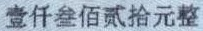
#> input picture tesk2/tool_code/test_try/test/img_ch/test.jpg, 203 x 31 px, found by its file name
$ python Img_change.py
#> lines starting #> are read from the running program, lines starting #| are printed output that depends on the picture; after the words box and inside, x2 and y2 are one past the last pixel; in counts of white or black regions, pixels touching at a corner belong together
#> further down, input_img is the input picture: shape (31, 203, 3); mean B, G, R 184.8, 169, 153.7
# Learner: 王振强
# Learn Time: 2021/11/13 16:54
import cv2
import numpy as np
import random

# 提取红色印章
def remove_red_seal(input_img):
    # 分离图片的通道
    blue_c, green_c, red_c = cv2.split(input_img)
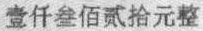
#> blue_c: shape (31, 203); min 60, max 249, mean 184.8
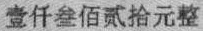
#> red_c: shape (31, 203); min 33, max 220, mean 153.7
    #利用大津法自动选择阈值
    thresh, ret = cv2.threshold(red_c, 0, 255,cv2.THRESH_OTSU)
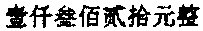
#> ret: shape (31, 203); 67.9% white; 9 black regions, largest, box (x1, y1, x2, y2) and area: (6, 4, 28, 29) 321, (177, 4, 200, 27) 320, (103, 5, 126, 28) 272
#> thresh = 139
    #对阈值进行调整
    filter_condition = int(thresh * 0.90)
#> filter_condition = 125
    #移除红色的印章
    _, red_thresh = cv2.threshold(red_c, filter_condition, 255, cv2.THRESH_BINARY)
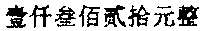
#> red_thresh: shape (31, 203); 73.5% white; 9 black regions (1 under 20 px), largest, box (x1, y1, x2, y2) and area: (177, 5, 199, 26) 277, (6, 5, 28, 28) 273, (104, 5, 126, 27) 237
    # 把图片转回3通道
    result_img = np.expand_dims(red_thresh, axis=2)
    result_img = np.concatenate((result_img, result_img, result_img), axis=-1)

    return result_img

# 添加噪点
def add_noise(img):
    img_temp = img.copy()
    for i in range(100):  # 添加点噪声
        temp_x = np.random.randint(0, img_temp.shape[0])
        temp_y = np.random.randint(0, img_temp.shape[1])
        img_temp[temp_x][temp_y] = 255
    return img_temp


# 定义缩放resize函数
def resize(image,inter=cv2.INTER_AREA):

    (h, w) = image.shape[:2]
    print(h,w)
    # 缩放比例(1,1.5)
    ratio = random.random()/2 + 1
    width = int(w/ratio)
    print(width)
    # 缩放图像
    resized = cv2.resize(image, (width,h), interpolation=inter)

    # 返回缩放后的图像
    return resized

# 随机调整对比度
def contrast(image):
    alpha = random.random()
    beta = random.random()
    brightness = random.randint(1,100)
    return cv2.addWeighted(image,alpha,image,beta,brightness)


# 随机裁剪
def random_crop(image):
    img_h,img_w,img_d = image.shape
#> img_h = 31; img_w = 203; img_d = 3
    crop_shape = [int(img_h / 2), int(img_h / 2)]
#> crop_shape = [15, 15]

    # 最少要切一个字的1/4边长
    nh = random.randint(int(crop_shape[0] / 2), crop_shape[0])
#> nh = 13
    nw = random.randint(int(crop_shape[0] / 2), crop_shape[1])
#> nw = 13

    if random.random() > 0.5:
        # 高度方向切分
        if random.random() > 0.5:
            image_crop = image[nh:, :]
        else:
            image_crop = image[:img_h - nh, :]
    else:
        # 宽度方向切分
        if random.random() > 0.5:
            image_crop = image[:, nw:]
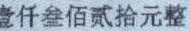
#> image_crop: shape (31, 190, 3); mean B, G, R 184.3, 168.5, 153.2
        else:
            image_crop = image[:, :img_w - nw]

    return image_crop

# 随机添加干扰线
def random_padding(image):
    img_h, img_w, img_d = image.shape
    image_crop = image.copy()
    padding = random.randint(int(img_h/12),int(img_h/6))

    # 随机加干扰横线
    start_index = random.randint(0,img_h-padding)
    image_crop[start_index:start_index+padding,:,0:img_d] = 0

    if random.random() < 0.3:
        # 随机加干扰竖线
        start_index = random.randint(0,img_w-padding)
        image_crop[:,start_index:start_index+padding,0:img_d] = 0

    return image_crop


if __name__ == '__main__':
    image_path = r"F:\JS\2021AIWIN\OCR\tesk2\submit\tool_code\test_try\test\img_ch/test.jpg"
    input_img = cv2.imread(image_path)
    remove_seal = remove_red_seal(input_img)
    add_noise_img = random_crop(input_img)

    cv2.imshow("remove_seal image", input_img)
    cv2.imshow("add_noise image", add_noise_img)
    cv2.waitKey(0)
    cv2.destroyAllWindows()
